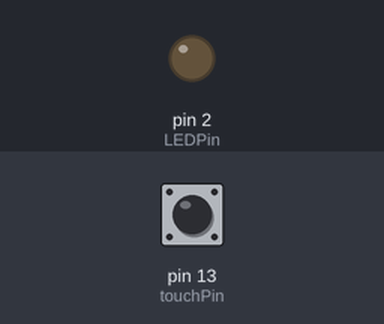
A sketch run on a simulated Arduino Uno, built with avr-gcc and run on an emulated ATmega328P. Parts: output pins drawn as LEDs (lit = HIGH). The test bench sets the inputs (shaded band); at power-on: pin 13 (touchPin) LOW.

Above: at 1.2 s.
1.3 s: pin 13 (touchPin) pulled HIGH for 0.15 s
At 1.37 s:
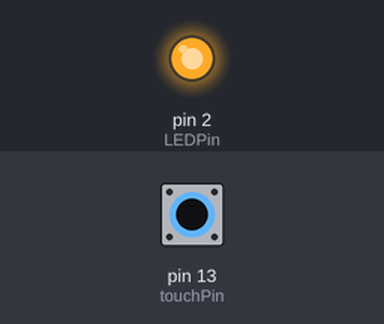
2.9 s: pin 13 (touchPin) pulled HIGH for 3.2 s
At 7.5 s:
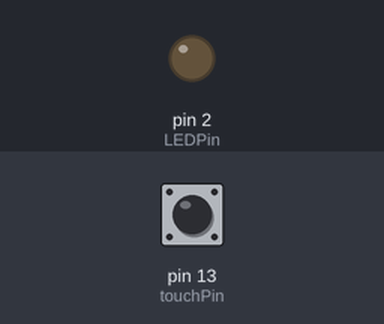
Timing chart, 0 to 9.0 s (numbered marks = the images above; inputs shaded):
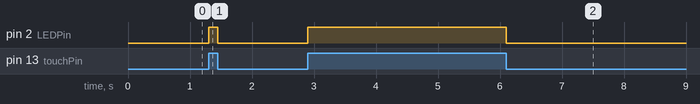

The sketch:

touch.ino
```cpp
#define LEDPin   2                         //外接led引脚
#define touchPin   13                         //外接触摸引脚

void setup() {
  pinMode(LEDPin, OUTPUT);//led是输出
  pinMode(touchPin, INPUT);//触摸是输入

}

void loop() {
  if(digitalRead(touchPin)){
     digitalWrite(LEDPin, HIGH);
  }
  else{
    digitalWrite(LEDPin, LOW);
  }
}
```

Measured:
- after the input at 1.3 s, pin 2 (LEDPin): LOW → HIGH at once, → LOW 0.15 s later
- after the input at 2.9 s, pin 2 (LEDPin): LOW → HIGH at once, → LOW 3.2 s later
